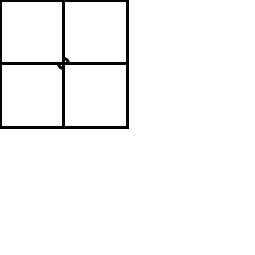
Frame 1 (no input)
Frame 60 (the mouse pressed at the canvas centre just before this capture): identical to frame 1, image omitted
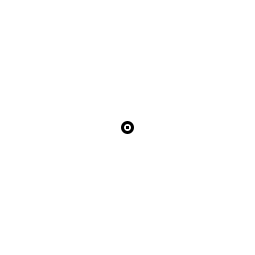
Frame 120 (the mouse held since frame 60 and released just before this capture)

The Processing sketch that drew these frames (run headless with seeded random() and noise(); from frame 60 on, the mouse is pressed at the canvas centre):

// Processing sketch: processing_34279
// ── processing_34279.pde

int w=255;
int h = 255;
void setup(){
  
 size(255,255);
smooth();
strokeWeight(3);
}
PVector midx;
PVector start = new PVector (w/2,h/2);
PVector end = new PVector (0,0);

void draw(){
  end = new PVector (mouseX,mouseY);
 background(-1);
line(start.x,start.y,end.x,end.y);
midx = mid(start,end);
ellipse(midx.x,midx.y,10,10);
squaremid(midx,start,end,"0");
squaremid(midx,start,end,"9");
}

PVector mid(PVector A, PVector B){
  PVector retval = new PVector ((A.x+B.x)/2,(A.y+B.y)/2);
 return retval; 
}

void squaremid(PVector A,PVector B,PVector C,String what){
  float xd = B.x-A.x;
   if (xd<0)xd=-xd;
  float yd= B.y-A.y;
  if (yd<0)yd = -yd;
  if(mousePressed)xd=xd/2;
 // xd=dist(A.x,A.y,B.x,B.y);
  yd=xd;
  if(what=="0"){ //start
    //rect(A.x,A.y-yd,xd,xd);
    line(A.x,A.y,A.x,A.y+yd);
    line(A.x-xd,A.y,A.x-xd,A.y+yd);
    line(A.x-xd,A.y+yd,A.x,A.y+yd);
    line(A.x-xd,A.y,A.x,A.y);
  }
  if(what=="9"){ //end
  
  line(A.x+xd,A.y,A.x+xd,A.y-yd);
    line(A.x,A.y,A.x,A.y-yd);
    line(A.x,A.y-yd,A.x+xd,A.y-yd);
        line(A.x,A.y,A.x+xd,A.y);
    //rect(A.x,A.y,xd,xd);
  }
  rect(A.x,A.y,xd,xd);
  rect(A.x-xd,A.y-xd,xd,xd);
  
  
}                               
